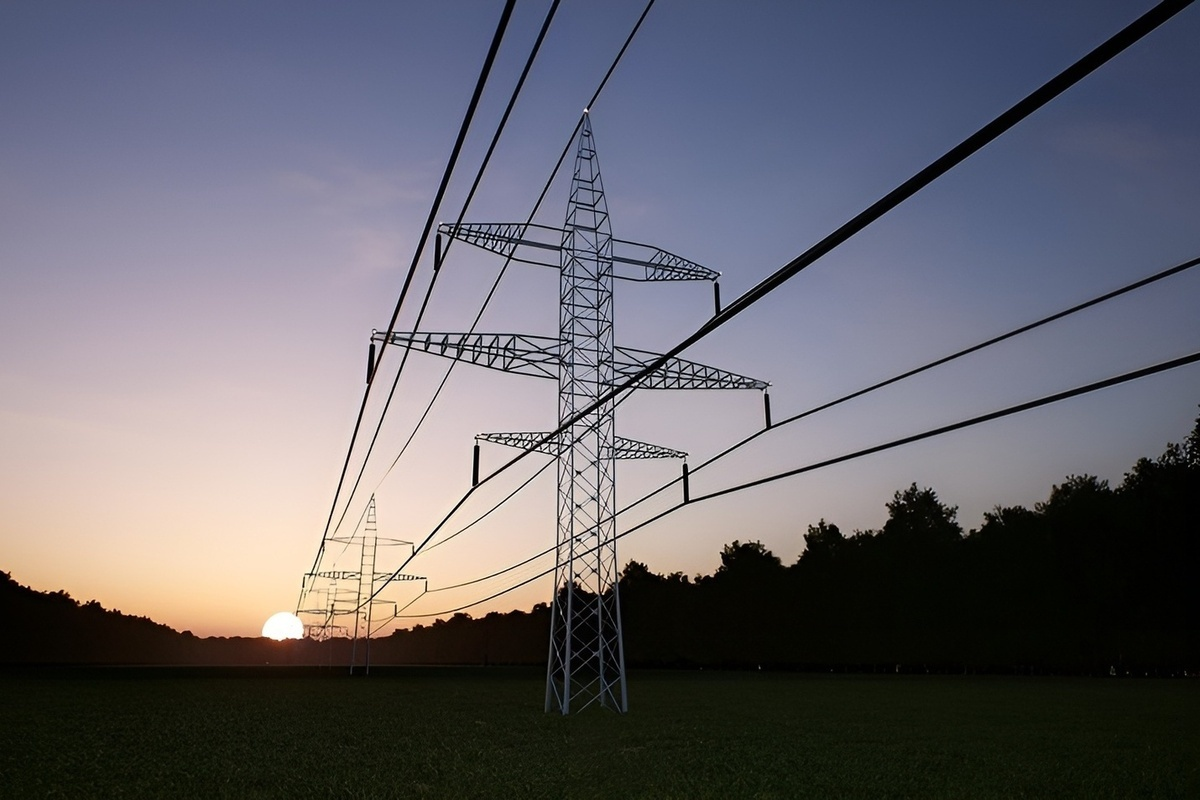
#> input picture CV-1-19/LEP.jpg, 1200 x 800 px
$ python CV-1-19.py LEP.jpg
#> lines starting #> are read from the running program, lines starting #| are printed output that depends on the picture; after the words box and inside, x2 and y2 are one past the last pixel; in counts of white or black regions, pixels touching at a corner belong together
import cv2
import numpy as np
import matplotlib.pyplot as plt
import argparse
import os
import sys


def validate_parameters(min_line_length, max_line_gap, canny_low, canny_high,
                       hough_rho, hough_theta, hough_threshold):
    """
    Проверка корректности параметров.
    """
    if min_line_length <= 0:
        raise ValueError("min_line_length должен быть положительным числом")
    if max_line_gap < 0:
        raise ValueError("max_line_gap не может быть отрицательным")
    if canny_low <= 0 or canny_high <= 0:
        raise ValueError("Пороги Кэнни должны быть положительными")
    if canny_low >= canny_high:
        raise ValueError("Нижний порог Кэнни должен быть меньше верхнего")
    if hough_rho <= 0:
        raise ValueError("hough_rho должен быть положительным")
    if hough_theta <= 0:
        raise ValueError("hough_theta должен быть положительным")
    if hough_threshold <= 0:
        raise ValueError("hough_threshold должен быть положительным")


def load_image(image_path):
    """
    Загрузка изображения с проверкой существования файла.
    Поддерживает как цветные, так и grayscale изображения.
    """
    if not os.path.exists(image_path):
        raise FileNotFoundError(f"Файл {image_path} не существует")

    if not os.path.isfile(image_path):
        raise ValueError(f"{image_path} не является файлом")

    # Загружаем изображение как есть (может быть цветным или grayscale)
    image = cv2.imread(image_path, cv2.IMREAD_UNCHANGED)
    if image is None:
        raise ValueError(f"Не удалось загрузить изображение из {image_path}")

    return image


def preprocess_image(image, canny_low=50, canny_high=150):
    """
    Предобработка изображения: преобразование в серый и применение Canny.
    """
    # Проверяем количество каналов
    if len(image.shape) == 3:
        # Цветное изображение - преобразуем в серый
        gray = cv2.cvtColor(image, cv2.COLOR_BGR2GRAY)
    elif len(image.shape) == 2:
        # Уже grayscale изображение
        gray = image
    else:
        raise ValueError(f"Неизвестный формат изображения: {image.shape}")

    # Применение детектора Canny
    edges = cv2.Canny(gray, canny_low, canny_high)

    return edges


def detect_lines(edges, min_line_length=50, max_line_gap=10,
                rho=1, theta=np.pi/180, threshold=100):
    """
    Обнаружение линий с помощью преобразования Хафа.
    """
    lines = cv2.HoughLinesP(
        edges,
        rho=rho,
        theta=theta,
        threshold=threshold,
        minLineLength=min_line_length,
        maxLineGap=max_line_gap
    )

    return lines


def draw_lines(image, lines, color=(0, 255, 0), thickness=2):
    """
    Рисование обнаруженных линий на изображении.
    """
    # Создаем копию изображения, преобразуя в цветное если нужно
    if len(image.shape) == 2:
        # Grayscale изображение - преобразуем в цветное для рисования
        result_image = cv2.cvtColor(image, cv2.COLOR_GRAY2BGR)
    else:
        result_image = image.copy()

    if lines is not None:
        for line in lines:
            x1, y1, x2, y2 = line[0]
            cv2.line(result_image, (x1, y1), (x2, y2), color, thickness)

    return result_image


def visualize_results(original_image, edges, result_image, num_lines):
    """
    Визуализация результатов обработки.
    """
    plt.figure(figsize=(15, 5))

    # Исходное изображение
    plt.subplot(1, 3, 1)
    if len(original_image.shape) == 2:
        # Grayscale изображение
        plt.imshow(original_image, cmap='gray')
    else:
        # Цветное изображение
        plt.imshow(cv2.cvtColor(original_image, cv2.COLOR_BGR2RGB))
    plt.title('Исходное изображение')
    plt.axis('off')

    # Границы после Кэнни
    plt.subplot(1, 3, 2)
    plt.imshow(edges, cmap='gray')
    plt.title('Границы (детектор Кэнни)')
    plt.axis('off')

    # Результат с линиями
    plt.subplot(1, 3, 3)
    if len(result_image.shape) == 2:
        # Grayscale изображение с линиями (маловероятно, но на всякий случай)
        plt.imshow(result_image, cmap='gray')
    else:
        plt.imshow(cv2.cvtColor(result_image, cv2.COLOR_BGR2RGB))
    plt.title(f'Обнаружено линий: {num_lines}')
    plt.axis('off')

    plt.tight_layout()
    plt.show()


def detect_lines_complete(image_path, min_line_length=50, max_line_gap=10,
                         canny_low=50, canny_high=150,
                         hough_rho=1, hough_theta=np.pi/180, hough_threshold=100,
                         output_path=None):
    """
    Полный процесс обработки изображения: загрузка, обнаружение линий, визуализация.
    """
    # Валидация параметров
    validate_parameters(min_line_length, max_line_gap, canny_low, canny_high,
                       hough_rho, hough_theta, hough_threshold)

    # Загрузка изображения
    image = load_image(image_path)

    # Сохраняем оригинал для отображения
    original_image = image.copy()

    # Предобработка
    edges = preprocess_image(image, canny_low, canny_high)

    # Обнаружение линий
    lines = detect_lines(edges, min_line_length, max_line_gap,
                        hough_rho, hough_theta, hough_threshold)

    # Подсчет количества линий
    num_lines = 0 if lines is None else len(lines)

    # Рисование линий
    result_image = draw_lines(original_image, lines)

    # Сохранение результата
    if output_path:
        cv2.imwrite(output_path, result_image)
        print(f"Результат сохранен в: {output_path}")

    # Визуализация результатов
    visualize_results(original_image, edges, result_image, num_lines)

    return result_image, num_lines, original_image, edges


def parse_arguments():
    """
    Парсинг аргументов командной строки.
    """
    parser = argparse.ArgumentParser(
        description='Обнаружение линий на изображении с помощью преобразования Хафа'
    )

    # Обязательный аргумент - путь к изображению
    parser.add_argument(
        'image_path',
        help='Путь к входному изображению'
    )

    # Опциональные аргументы с значениями по умолчанию
    parser.add_argument(
        '--min-line-length',
        '-minl',
        type=int,
        default=50,
        help='Минимальная длина линии для обнаружения (по умолчанию: 50)'
    )

    parser.add_argument(
        '--max-line-gap',
        '-maxl',
        type=int,
        default=10,
        help='Максимальный разрыв между линиями для их соединения (по умолчанию: 10)'
    )

    parser.add_argument(
        '--canny-low',
        '-cl',
        type=int,
        default=50,
        help='Нижний порог для детектора Кэнни (по умолчанию: 50)'
    )

    parser.add_argument(
        '--canny-high',
        '-ch',
        type=int,
        default=150,
        help='Верхний порог для детектора Кэнни (по умолчанию: 150)'
    )

    # Параметры преобразования Хафа
    parser.add_argument(
        '--hough-rho',
        '-rho',
        type=float,
        default=1.0,
        help='Разрешение параметра rho для преобразования Хафа (по умолчанию: 1.0)'
    )

    parser.add_argument(
        '--hough-theta',
        '-theta',
        type=float,
        default=np.pi/180,
        help='Разрешение параметра theta для преобразования Хафа в радианах (по умолчанию: π/180)'
    )

    parser.add_argument(
        '--hough-threshold',
        '-thresh',
        type=int,
        default=100,
        help='Пороговое значение для преобразования Хафа (по умолчанию: 100)'
    )

    parser.add_argument(
        '--output-path',
        '-out',
        help='Путь для сохранения результата'
    )

    return parser


def detect_lines_from_args():
    """
    Основная функция для демонстрации работы детектора линий.
    """
    parser = parse_arguments()

    try:
        # Парсинг аргументов
        args = parser.parse_args()

        # Проверяем обязательный аргумент
        if not args.image_path:
            print("Ошибка: не указан обязательный аргумент image_path")
            print("Используйте --help для просмотра справки")
            return 1

        print(f"Параметры:")
        print(f"  min_line_length = {args.min_line_length}")
        print(f"  max_line_gap = {args.max_line_gap}")
        print(f"  canny_low = {args.canny_low}")
        print(f"  canny_high = {args.canny_high}")
        print(f"  hough_rho = {args.hough_rho}")
        print(f"  hough_theta = {args.hough_theta}")
        print(f"  hough_threshold = {args.hough_threshold}")
        print(f"  output_path = {args.output_path}")

        # Обработка изображения
        result_image, num_lines, original_image, edges = detect_lines_complete(
            image_path=args.image_path,
            min_line_length=args.min_line_length,
            max_line_gap=args.max_line_gap,
            canny_low=args.canny_low,
            canny_high=args.canny_high,
            hough_rho=args.hough_rho,
            hough_theta=args.hough_theta,
            hough_threshold=args.hough_threshold,
            output_path=args.output_path
        )
#> in load_image, image is the input picture: shape (800, 1200, 3); mean B, G, R 108.3, 100.7, 102.4
#> in preprocess_image, `gray = cv2.cvtColor(image, cv2.COLOR_BGR2GRAY)`:
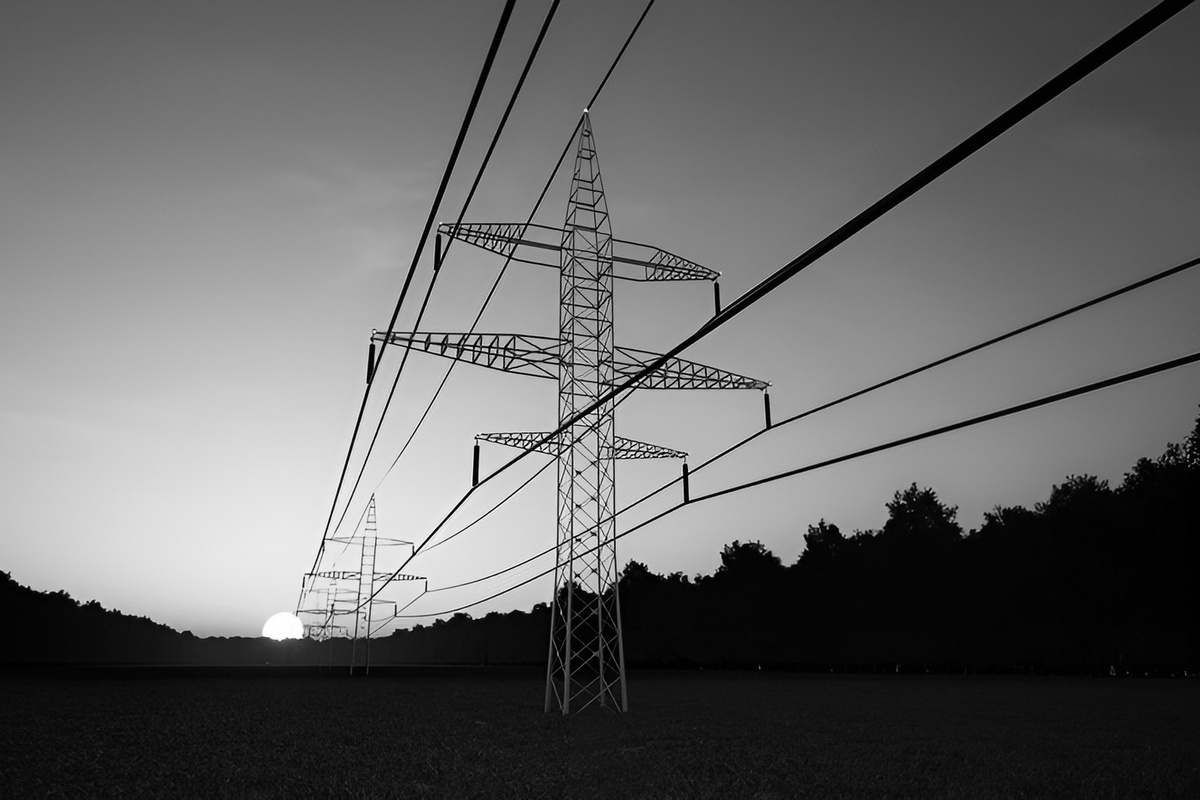
#> gray: shape (800, 1200); min 0, max 255, mean 102.1
#> in preprocess_image, `edges = cv2.Canny(gray, canny_low, canny_high)`:
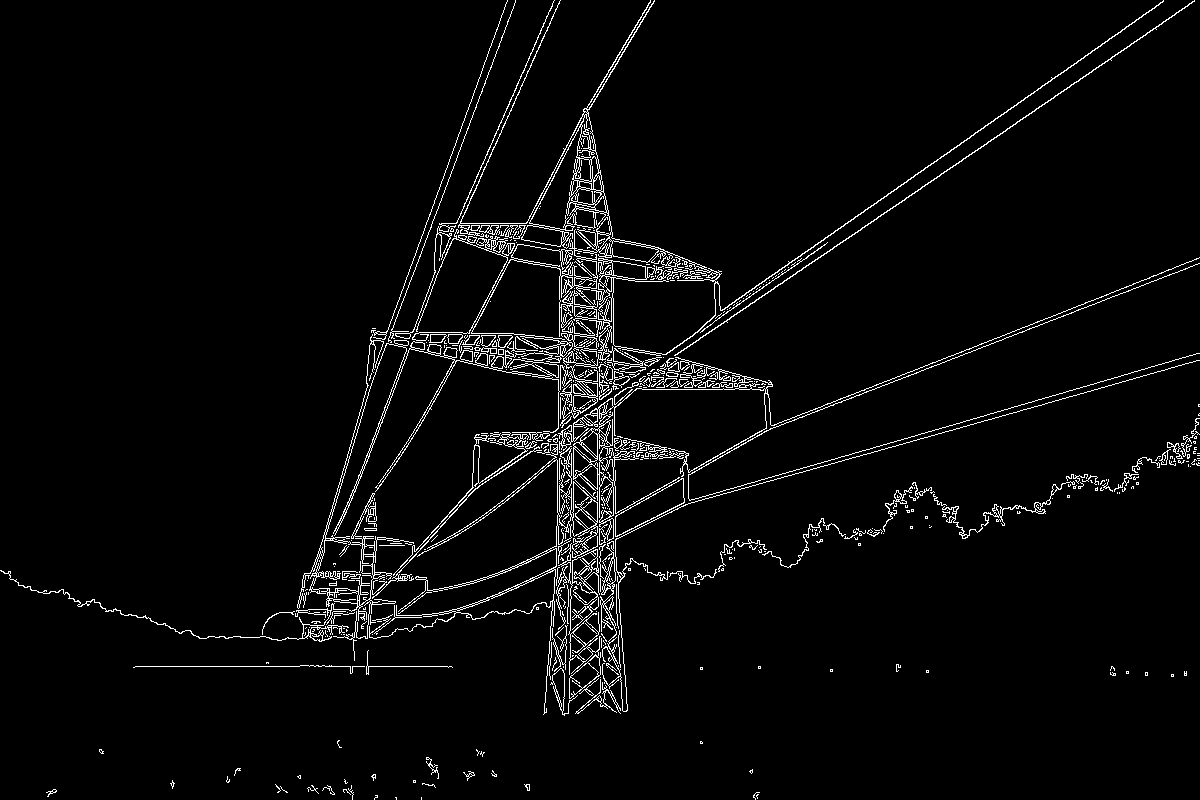
#> edges: shape (800, 1200); 3.5% white in thin lines or dots
#> in detect_lines, `lines = cv2.HoughLinesP( edges, rho=rho, theta=theta, threshold=thresh..`: lines = 168 rows, first 6: [706, 322, 1162, 2], [462, 498, 653, 369], [684, 501, 1199, 353], [747, 438, 1073, 312], [135, 666, 451, 666], [424, 414, 578, 124]
#> in detect_lines_complete, `num_lines = 0 if lines is None else len(lines)`: num_lines = 168
#> the loop in draw_lines, `for line in lines:` made 168 passes
#> after the loop in draw_lines, `for line in lines:`:
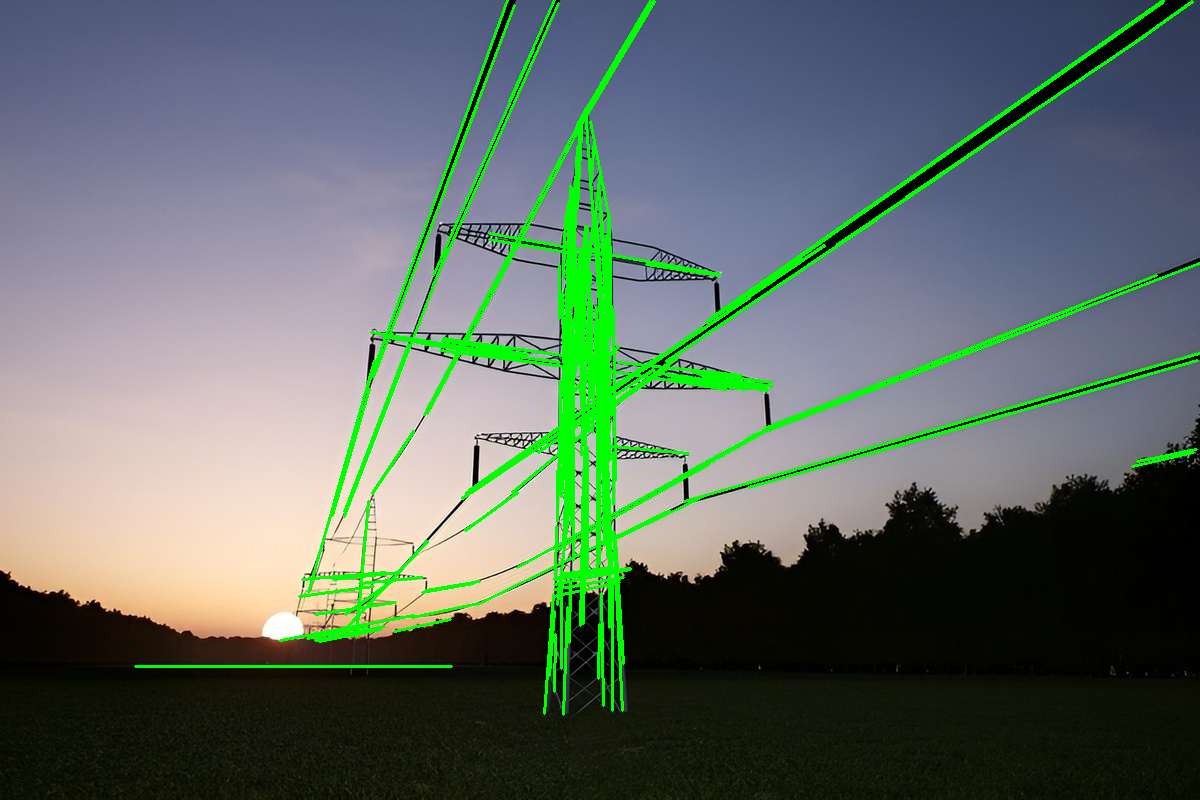
#> result_image: shape (800, 1200, 3); 5.65% of pixels changed, all inside (x1, y1, x2, y2) = (134, 0, 1200, 716)
#> in visualize_results, `plt.show()`:
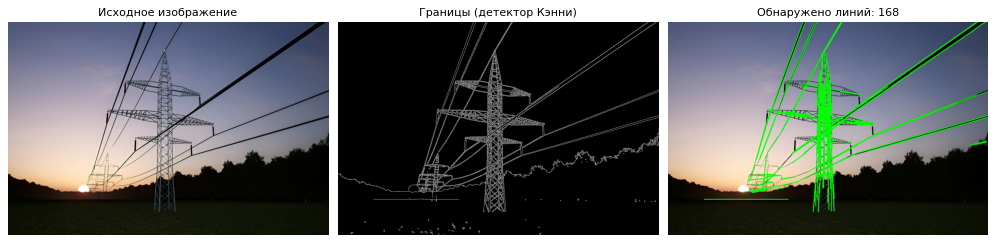
#> figure drawn by matplotlib, 3 panels
#> num_lines = 168

        print(f"Обнаружено линий: {num_lines}")
#| Обнаружено линий: 168

        # Проверка метрики
        if num_lines > 2:
            print("Метрика выполнена: найдено более 2 линий")
        else:
            print("Метрика не выполнена: найдено 2 или менее линий")

    except SystemExit:
        # Перехватываем SystemExit от argparse
        print("Ошибка в аргументах командной строки")
        print("Используйте --help для просмотра справки")
        return 1
    except Exception as e:
        print(f"Ошибка: {e}")
        return 1

    return 0


if __name__ == "__main__":
    sys.exit(detect_lines_from_args())
#> (the program exits here)
